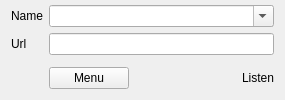
<?xml version="1.0" encoding="UTF-8"?>
<ui version="4.0">
 <class>GUI_Stream</class>
 <widget class="PlayerPluginInterface" name="GUI_Stream">
  <property name="geometry">
   <rect>
    <x>0</x>
    <y>0</y>
    <width>285</width>
    <height>100</height>
   </rect>
  </property>
  <layout class="QGridLayout" name="gridLayout">
   <property name="topMargin">
    <number>5</number>
   </property>
   <property name="bottomMargin">
    <number>5</number>
   </property>
   <property name="verticalSpacing">
    <number>6</number>
   </property>
   <item row="3" column="2">
    <layout class="QHBoxLayout" name="horizontalLayout">
     <property name="spacing">
      <number>6</number>
     </property>
     <item>
      <widget class="MenuToolButton" name="btn_tool">
       <property name="text">
        <string>Menu</string>
       </property>
      </widget>
     </item>
     <item>
      <spacer name="horizontalSpacer">
       <property name="focusPolicy">
        <enum>Qt::StrongFocus</enum>
       </property>
       <property name="orientation">
        <enum>Qt::Horizontal</enum>
       </property>
       <property name="sizeHint" stdset="0">
        <size>
         <width>40</width>
         <height>20</height>
        </size>
       </property>
      </spacer>
     </item>
     <item>
      <widget class="QPushButton" name="btn_play">
       <property name="maximumSize">
        <size>
         <width>20</width>
         <height>16777215</height>
        </size>
       </property>
       <property name="focusPolicy">
        <enum>Qt::StrongFocus</enum>
       </property>
       <property name="toolTip">
        <string>Start stream</string>
       </property>
       <property name="text">
        <string/>
       </property>
       <property name="icon">
        <iconset resource="../../Resources/Icons.qrc">
         <normaloff>:/Icons/play.svg.png</normaloff>:/Icons/play.svg.png</iconset>
       </property>
       <property name="iconSize">
        <size>
         <width>18</width>
         <height>18</height>
        </size>
       </property>
       <property name="flat">
        <bool>true</bool>
       </property>
      </widget>
     </item>
     <item>
      <widget class="QLabel" name="lab_listen">
       <property name="text">
        <string>Listen</string>
       </property>
      </widget>
     </item>
    </layout>
   </item>
   <item row="2" column="2">
    <widget class="QLineEdit" name="le_url">
     <property name="focusPolicy">
      <enum>Qt::ClickFocus</enum>
     </property>
     <property name="toolTip">
      <string>Enter stream url</string>
     </property>
    </widget>
   </item>
   <item row="2" column="1">
    <widget class="QLabel" name="label_2">
     <property name="focusPolicy">
      <enum>Qt::StrongFocus</enum>
     </property>
     <property name="text">
      <string>Url</string>
     </property>
    </widget>
   </item>
   <item row="1" column="1">
    <widget class="QLabel" name="label">
     <property name="focusPolicy">
      <enum>Qt::StrongFocus</enum>
     </property>
     <property name="text">
      <string>Name</string>
     </property>
    </widget>
   </item>
   <item row="1" column="2">
    <widget class="QComboBox" name="combo_stream">
     <property name="focusPolicy">
      <enum>Qt::StrongFocus</enum>
     </property>
     <property name="toolTip">
      <string>Type name you want to save the stream as</string>
     </property>
     <property name="editable">
      <bool>true</bool>
     </property>
    </widget>
   </item>
  </layout>
 </widget>
 <customwidgets>
  <customwidget>
   <class>MenuToolButton</class>
   <extends>QPushButton</extends>
   <header location="global">GUI/Helper/MenuTool/MenuTool.h</header>
  </customwidget>
  <customwidget>
   <class>PlayerPluginInterface</class>
   <extends>QWidget</extends>
   <header>Interfaces/PlayerPlugin/PlayerPlugin.h</header>
   <container>1</container>
  </customwidget>
 </customwidgets>
 <resources>
  <include location="../../Resources/Icons.qrc"/>
 </resources>
 <connections/>
</ui>
